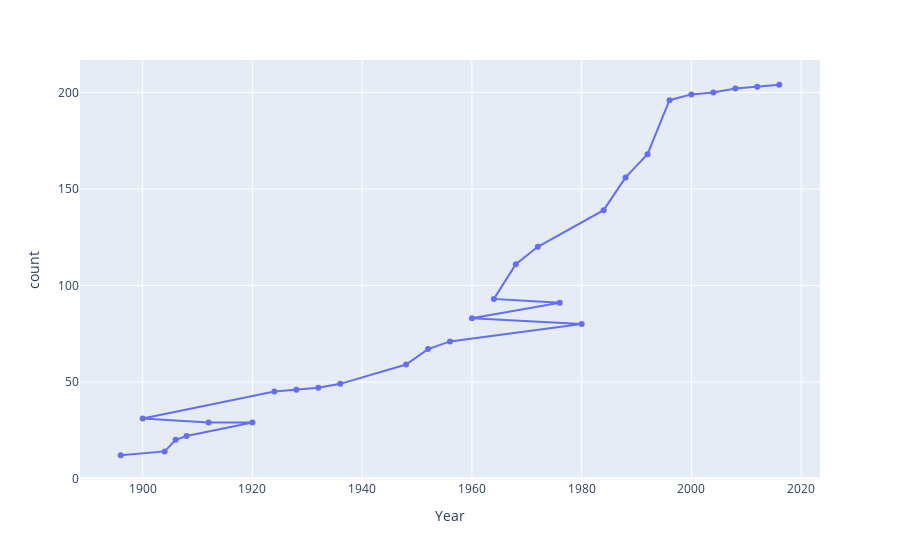

This figure's notebook cell:
### Code cell
fig = px.line(out, x='Year', y='count', markers=True)
fig.show()

### Figure 1 — Plotly figure (JSON) as saved in the notebook; plotly's stock layout.template omitted (floating-point values rounded to 4 significant figures)
{"data": [{"hovertemplate": "Year=%{x}<br>count=%{y}<extra></extra>", "legendgroup": "", "line": {"color": "#636efa", "dash": "solid"}, "marker": {"symbol": "circle"}, "mode": "lines+markers", "name": "", "orientation": "v", "showlegend": false, "type": "scatter", "x": [2016, 2012, 2008, 2004, 2000, 1996, 1992, 1988, 1984, 1972, 1968, 1964, 1976, 1960, 1980, 1956, 1952, 1948, 1936, 1932, 1928, 1924, 1900, 1912, 1920, 1908, 1906, 1904, 1896], "xaxis": "x", "y": [204, 203, 202, 200, 199, 196, 168, 156, 139, 120, 111, 93, 91, 83, 80, 71, 67, 59, 49, 47, 46, 45, 31, 29, 29, 22, 20, 14, 12], "yaxis": "y"}], "layout": {"legend": {"tracegroupgap": 0}, "margin": {"t": 60}, "xaxis": {"anchor": "y", "domain": [0, 1], "title": {"text": "Year"}}, "yaxis": {"anchor": "x", "domain": [0, 1], "title": {"text": "count"}}}}
